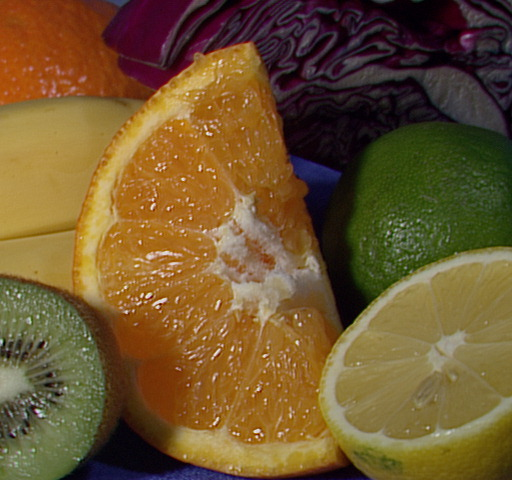
//> input picture fruits.jpg, 512 x 480 px
$ ./example02-9   (built with g++ and OpenCV 4)
//> lines starting //> are read from the running program, lines starting //| are printed output that depends on the picture; after the words box and inside, x2 and y2 are one past the last pixel; in counts of white or black regions, pixels touching at a corner belong together
#include "pch.h"
#include <opencv2/opencv.hpp>
#include <iostream>
#include <fstream>

/*
In Example 2-9, we show a simple way to read and write pixel values from
Example 2-8
*/

using namespace cv;

int main()
{
	Mat img_rgb, img_gry, img_cny, img_pyr1, img_pyr2;

	namedWindow("Example Gray", WINDOW_AUTOSIZE);
	namedWindow("Example Canny", WINDOW_AUTOSIZE);

	img_rgb = imread("fruits.jpg");
//> img_rgb is the input picture: 480 rows x 512 cols, CV_8UC3; mean B, G, R 46.2, 85.6, 110.8

	cvtColor(img_rgb, img_gry, COLOR_RGB2GRAY);
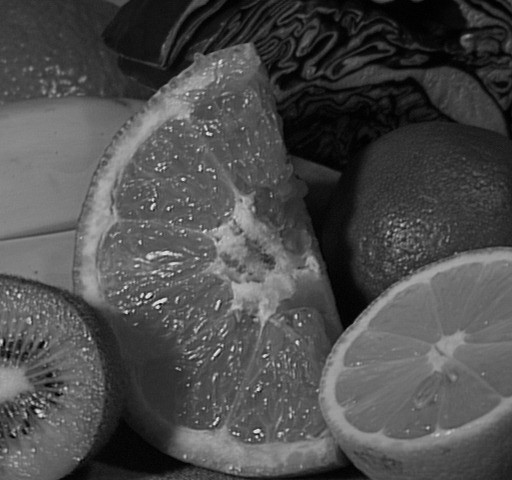
//> img_gry: 480 rows x 512 cols, CV_8UC1; min 0, max 236, mean 76.7
	imshow("Example Gray", img_gry);
	pyrDown(img_gry, img_pyr1);
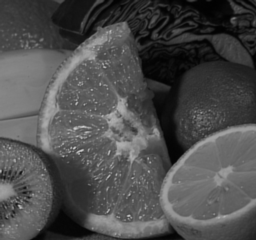
//> img_pyr1: 240 rows x 256 cols, CV_8UC1; min 1, max 203, mean 76.7
	pyrDown(img_pyr1, img_pyr2);
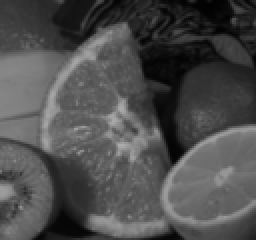
//> img_pyr2: 120 rows x 128 cols, CV_8UC1 (shown 2 times larger); min 2, max 172, mean 76.8

	Canny(img_pyr2, img_cny, 10, 100, 3, true);
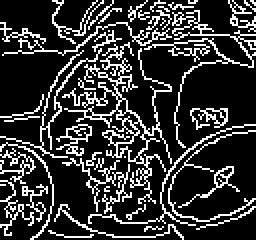
//> img_cny: 120 rows x 128 cols, CV_8UC1 (shown 2 times larger); 20.7% white in thin lines or dots
	imshow("Example Canny", img_cny);

	int x = 16, y = 32;
	Vec3b intensity = img_rgb.at<Vec3b>(y, x);
//> intensity = [18, 65, 147]

	uchar blue = intensity[0];
//> blue = 18
	uchar green = intensity[1];
//> green = 65
	uchar red = intensity[2];
//> red = 147

	std::cout << "at(x,y) = (" << x << ", " << y << "): (blue, green, red) = (" <<
		(unsigned int)blue <<
		", " << (unsigned int)green << ", " <<
		(unsigned int)red << ")" << std::endl;
//| at(x,y) = (16, 32): (blue, green, red) = (18, 65, 147)

	std::cout << "Gray pixel there is: " <<
		(unsigned int)img_gry.at<uchar>(y, x) << std::endl;
//| Gray pixel there is: 60

	x /= 4; y /= 4;

	std::cout << "pyramid2 pixel there is: " <<
		(unsigned int)img_pyr2.at<uchar>(y, x) << std::endl;
//| pyramid2 pixel there is: 59

	img_cny.at<uchar>(x, y) = 128;
//> img_cny: 120 rows x 128 cols, CV_8UC1; 1 pixels changed, all inside (x1, y1, x2, y2) = (8, 4, 9, 5)

	waitKey(0);

}

$ run again, with faces.png saved as fruits.jpg
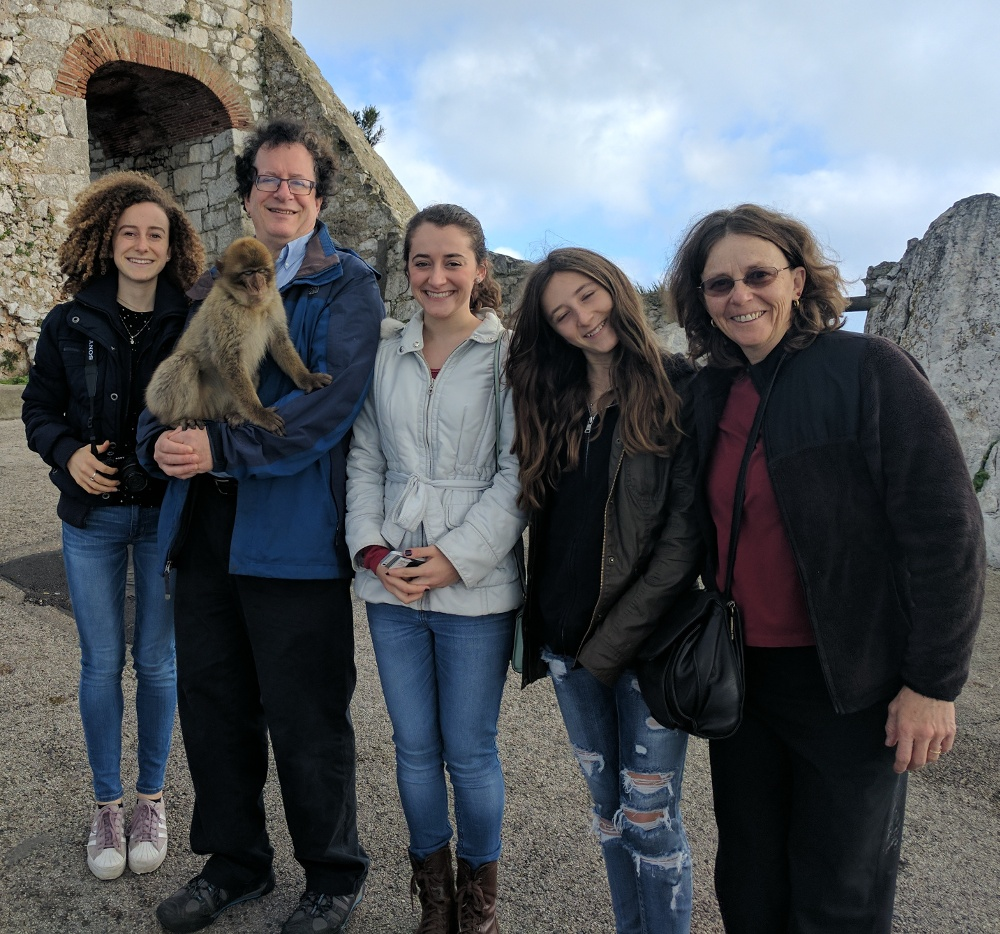
//> input picture faces.png, 1000 x 934 px
//> img_rgb is the input picture: 934 rows x 1000 cols, CV_8UC3; mean B, G, R 96.1, 91.3, 87.1
//> `pyrDown(img_pyr1, img_pyr2);`:
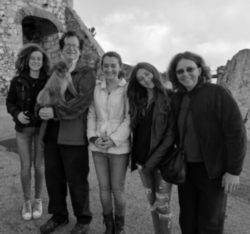
//> img_pyr2: 234 rows x 250 cols, CV_8UC1; min 1, max 253, mean 92.4
//> `Canny(img_pyr2, img_cny, 10, 100, 3, true);`:
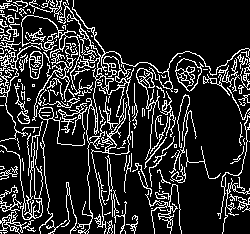
//> img_cny: 234 rows x 250 cols, CV_8UC1; 16.5% white in thin lines or dots
//> intensity = [90, 104, 102]
//> blue = 90
//> green = 104
//> red = 102
//| at(x,y) = (16, 32): (blue, green, red) = (90, 104, 102)
//| Gray pixel there is: 100
//| pyramid2 pixel there is: 154
